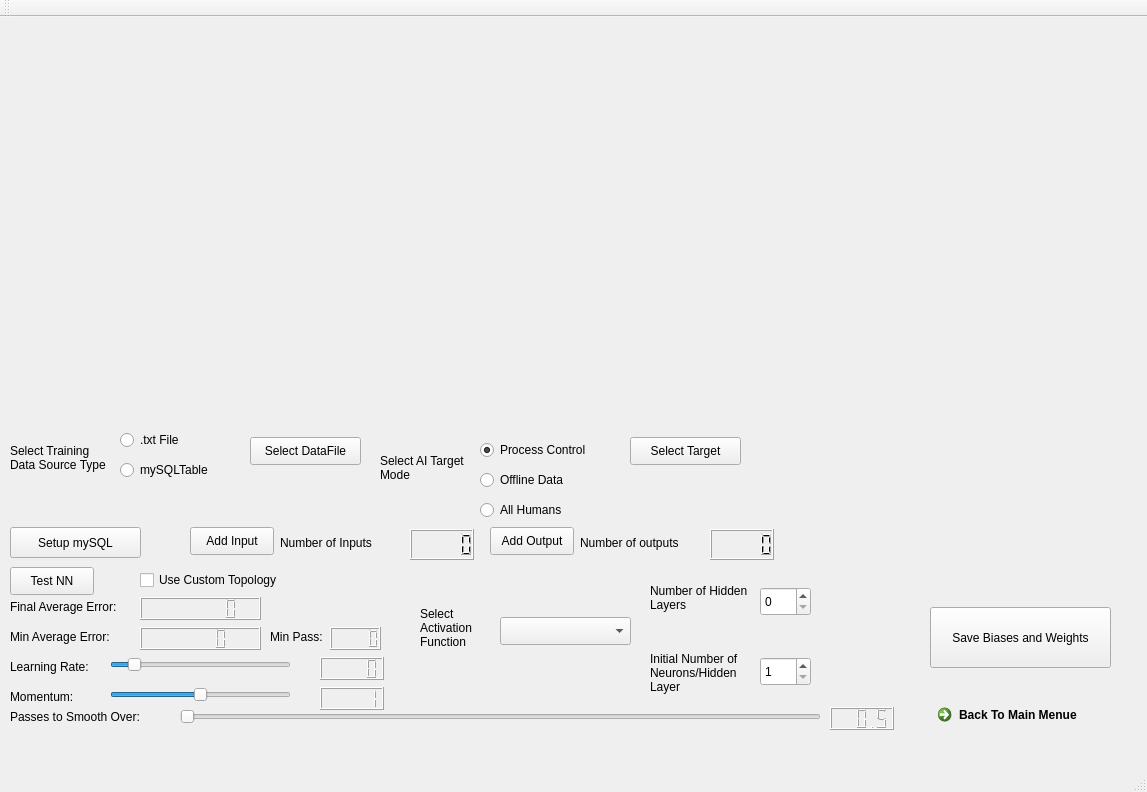
<?xml version="1.0" encoding="UTF-8"?>
<ui version="4.0">
 <class>NNConfigWindow</class>
 <widget class="QMainWindow" name="NNConfigWindow">
  <property name="geometry">
   <rect>
    <x>0</x>
    <y>0</y>
    <width>1147</width>
    <height>792</height>
   </rect>
  </property>
  <property name="windowTitle">
   <string>NNConfigWindow</string>
  </property>
  <widget class="QWidget" name="centralWidget">
   <widget class="QPushButton" name="StartNNButton">
    <property name="geometry">
     <rect>
      <x>10</x>
      <y>550</y>
      <width>84</width>
      <height>28</height>
     </rect>
    </property>
    <property name="text">
     <string>Test NN</string>
    </property>
   </widget>
   <widget class="QCustomPlot" name="NNPlotWidget" native="true">
    <property name="geometry">
     <rect>
      <x>10</x>
      <y>10</y>
      <width>1121</width>
      <height>401</height>
     </rect>
    </property>
   </widget>
   <widget class="QSlider" name="learningRateSlider">
    <property name="geometry">
     <rect>
      <x>110</x>
      <y>640</y>
      <width>181</width>
      <height>16</height>
     </rect>
    </property>
    <property name="contextMenuPolicy">
     <enum>Qt::PreventContextMenu</enum>
    </property>
    <property name="minimum">
     <number>0</number>
    </property>
    <property name="maximum">
     <number>100</number>
    </property>
    <property name="value">
     <number>10</number>
    </property>
    <property name="orientation">
     <enum>Qt::Horizontal</enum>
    </property>
   </widget>
   <widget class="QSlider" name="momentumSlider">
    <property name="geometry">
     <rect>
      <x>110</x>
      <y>670</y>
      <width>181</width>
      <height>16</height>
     </rect>
    </property>
    <property name="maximum">
     <number>100</number>
    </property>
    <property name="value">
     <number>50</number>
    </property>
    <property name="orientation">
     <enum>Qt::Horizontal</enum>
    </property>
   </widget>
   <widget class="QLCDNumber" name="LearningRateLCD">
    <property name="geometry">
     <rect>
      <x>320</x>
      <y>640</y>
      <width>64</width>
      <height>23</height>
     </rect>
    </property>
    <property name="smallDecimalPoint">
     <bool>false</bool>
    </property>
    <property name="value" stdset="0">
     <double>0.000000000000000</double>
    </property>
    <property name="intValue" stdset="0">
     <number>0</number>
    </property>
   </widget>
   <widget class="QLCDNumber" name="MomentumLCD">
    <property name="geometry">
     <rect>
      <x>320</x>
      <y>670</y>
      <width>64</width>
      <height>23</height>
     </rect>
    </property>
    <property name="value" stdset="0">
     <double>1.000000000000000</double>
    </property>
    <property name="intValue" stdset="0">
     <number>1</number>
    </property>
   </widget>
   <widget class="QLabel" name="label">
    <property name="geometry">
     <rect>
      <x>10</x>
      <y>640</y>
      <width>91</width>
      <height>20</height>
     </rect>
    </property>
    <property name="text">
     <string>Learning Rate:</string>
    </property>
   </widget>
   <widget class="QLabel" name="label_2">
    <property name="geometry">
     <rect>
      <x>10</x>
      <y>670</y>
      <width>81</width>
      <height>20</height>
     </rect>
    </property>
    <property name="text">
     <string>Momentum:</string>
    </property>
   </widget>
   <widget class="QLabel" name="label_3">
    <property name="geometry">
     <rect>
      <x>10</x>
      <y>690</y>
      <width>161</width>
      <height>20</height>
     </rect>
    </property>
    <property name="text">
     <string>Passes to Smooth Over:</string>
    </property>
   </widget>
   <widget class="QLCDNumber" name="memoryLCD">
    <property name="geometry">
     <rect>
      <x>830</x>
      <y>690</y>
      <width>64</width>
      <height>23</height>
     </rect>
    </property>
    <property name="value" stdset="0">
     <double>0.500000000000000</double>
    </property>
   </widget>
   <widget class="QSlider" name="memorySlider">
    <property name="geometry">
     <rect>
      <x>180</x>
      <y>690</y>
      <width>641</width>
      <height>20</height>
     </rect>
    </property>
    <property name="minimum">
     <number>1</number>
    </property>
    <property name="maximum">
     <number>1200</number>
    </property>
    <property name="orientation">
     <enum>Qt::Horizontal</enum>
    </property>
    <property name="tickPosition">
     <enum>QSlider::NoTicks</enum>
    </property>
    <property name="tickInterval">
     <number>50</number>
    </property>
   </widget>
   <widget class="QLabel" name="label_4">
    <property name="geometry">
     <rect>
      <x>10</x>
      <y>580</y>
      <width>131</width>
      <height>20</height>
     </rect>
    </property>
    <property name="text">
     <string>Final Average Error:</string>
    </property>
   </widget>
   <widget class="QLCDNumber" name="avgErrorLCD">
    <property name="geometry">
     <rect>
      <x>140</x>
      <y>580</y>
      <width>121</width>
      <height>23</height>
     </rect>
    </property>
    <property name="digitCount">
     <number>7</number>
    </property>
   </widget>
   <widget class="QLabel" name="label_5">
    <property name="geometry">
     <rect>
      <x>10</x>
      <y>610</y>
      <width>131</width>
      <height>20</height>
     </rect>
    </property>
    <property name="text">
     <string>Min Average Error:</string>
    </property>
   </widget>
   <widget class="QLCDNumber" name="minValLCD">
    <property name="geometry">
     <rect>
      <x>140</x>
      <y>610</y>
      <width>121</width>
      <height>23</height>
     </rect>
    </property>
   </widget>
   <widget class="QLabel" name="label_6">
    <property name="geometry">
     <rect>
      <x>270</x>
      <y>610</y>
      <width>63</width>
      <height>20</height>
     </rect>
    </property>
    <property name="text">
     <string>Min Pass:</string>
    </property>
   </widget>
   <widget class="QLCDNumber" name="minPassLCD">
    <property name="geometry">
     <rect>
      <x>330</x>
      <y>610</y>
      <width>51</width>
      <height>23</height>
     </rect>
    </property>
   </widget>
   <widget class="QPushButton" name="pushButton">
    <property name="geometry">
     <rect>
      <x>250</x>
      <y>420</y>
      <width>111</width>
      <height>28</height>
     </rect>
    </property>
    <property name="text">
     <string>Select DataFile</string>
    </property>
   </widget>
   <widget class="QComboBox" name="activationFunctinoComboBox">
    <property name="geometry">
     <rect>
      <x>500</x>
      <y>600</y>
      <width>131</width>
      <height>28</height>
     </rect>
    </property>
   </widget>
   <widget class="QSpinBox" name="hiddenLayersSelector">
    <property name="geometry">
     <rect>
      <x>760</x>
      <y>570</y>
      <width>51</width>
      <height>29</height>
     </rect>
    </property>
   </widget>
   <widget class="QLabel" name="HiddenLayerLabel">
    <property name="geometry">
     <rect>
      <x>650</x>
      <y>560</y>
      <width>101</width>
      <height>41</height>
     </rect>
    </property>
    <property name="text">
     <string>Number of Hidden Layers</string>
    </property>
    <property name="wordWrap">
     <bool>true</bool>
    </property>
   </widget>
   <widget class="QCheckBox" name="customTopologyChkBox">
    <property name="geometry">
     <rect>
      <x>140</x>
      <y>550</y>
      <width>171</width>
      <height>26</height>
     </rect>
    </property>
    <property name="text">
     <string>Use Custom Topology</string>
    </property>
   </widget>
   <widget class="QLabel" name="label_8">
    <property name="geometry">
     <rect>
      <x>420</x>
      <y>580</y>
      <width>81</width>
      <height>61</height>
     </rect>
    </property>
    <property name="text">
     <string>Select Activation Function</string>
    </property>
    <property name="wordWrap">
     <bool>true</bool>
    </property>
   </widget>
   <widget class="QLabel" name="HiddenNeuronLabel">
    <property name="geometry">
     <rect>
      <x>650</x>
      <y>620</y>
      <width>101</width>
      <height>71</height>
     </rect>
    </property>
    <property name="text">
     <string>Initial Number of Neurons/Hidden Layer</string>
    </property>
    <property name="wordWrap">
     <bool>true</bool>
    </property>
   </widget>
   <widget class="QSpinBox" name="initialNeuronsinHiddenLayers">
    <property name="geometry">
     <rect>
      <x>760</x>
      <y>640</y>
      <width>51</width>
      <height>29</height>
     </rect>
    </property>
    <property name="minimum">
     <number>1</number>
    </property>
   </widget>
   <widget class="QRadioButton" name="txtTrainingDataType">
    <property name="geometry">
     <rect>
      <x>120</x>
      <y>410</y>
      <width>106</width>
      <height>26</height>
     </rect>
    </property>
    <property name="text">
     <string>.txt File</string>
    </property>
   </widget>
   <widget class="QRadioButton" name="mySQLTrainingDataSourceType">
    <property name="geometry">
     <rect>
      <x>120</x>
      <y>440</y>
      <width>106</width>
      <height>26</height>
     </rect>
    </property>
    <property name="text">
     <string>mySQLTable</string>
    </property>
   </widget>
   <widget class="QLabel" name="HiddenNeuronLabel_2">
    <property name="geometry">
     <rect>
      <x>10</x>
      <y>410</y>
      <width>101</width>
      <height>61</height>
     </rect>
    </property>
    <property name="text">
     <string>Select Training Data Source Type</string>
    </property>
    <property name="wordWrap">
     <bool>true</bool>
    </property>
   </widget>
   <widget class="QPushButton" name="setupPushButton">
    <property name="geometry">
     <rect>
      <x>10</x>
      <y>510</y>
      <width>131</width>
      <height>31</height>
     </rect>
    </property>
    <property name="text">
     <string>Setup mySQL</string>
    </property>
   </widget>
   <widget class="QPushButton" name="addInputPushButton">
    <property name="geometry">
     <rect>
      <x>190</x>
      <y>510</y>
      <width>84</width>
      <height>28</height>
     </rect>
    </property>
    <property name="text">
     <string>Add Input</string>
    </property>
   </widget>
   <widget class="QPushButton" name="addOutputPushButton">
    <property name="geometry">
     <rect>
      <x>490</x>
      <y>510</y>
      <width>84</width>
      <height>28</height>
     </rect>
    </property>
    <property name="text">
     <string>Add Output</string>
    </property>
   </widget>
   <widget class="QLabel" name="addInputLabel">
    <property name="geometry">
     <rect>
      <x>280</x>
      <y>510</y>
      <width>121</width>
      <height>31</height>
     </rect>
    </property>
    <property name="text">
     <string>Number of Inputs</string>
    </property>
    <property name="wordWrap">
     <bool>true</bool>
    </property>
   </widget>
   <widget class="QLabel" name="addOutputLabel">
    <property name="geometry">
     <rect>
      <x>580</x>
      <y>510</y>
      <width>131</width>
      <height>31</height>
     </rect>
    </property>
    <property name="text">
     <string>Number of outputs</string>
    </property>
    <property name="wordWrap">
     <bool>true</bool>
    </property>
   </widget>
   <widget class="QLCDNumber" name="addInputLCD">
    <property name="geometry">
     <rect>
      <x>410</x>
      <y>512</y>
      <width>64</width>
      <height>31</height>
     </rect>
    </property>
   </widget>
   <widget class="QLCDNumber" name="addOutputLCD">
    <property name="geometry">
     <rect>
      <x>710</x>
      <y>512</y>
      <width>64</width>
      <height>31</height>
     </rect>
    </property>
   </widget>
   <widget class="QPushButton" name="saveBiasesandWeights">
    <property name="geometry">
     <rect>
      <x>930</x>
      <y>590</y>
      <width>181</width>
      <height>61</height>
     </rect>
    </property>
    <property name="text">
     <string>Save Biases and Weights</string>
    </property>
   </widget>
   <widget class="QPushButton" name="SelectTarget">
    <property name="geometry">
     <rect>
      <x>630</x>
      <y>420</y>
      <width>111</width>
      <height>28</height>
     </rect>
    </property>
    <property name="text">
     <string>Select Target</string>
    </property>
   </widget>
   <widget class="QLabel" name="targetmodeLabel">
    <property name="geometry">
     <rect>
      <x>380</x>
      <y>420</y>
      <width>101</width>
      <height>61</height>
     </rect>
    </property>
    <property name="text">
     <string>Select AI Target Mode</string>
    </property>
    <property name="wordWrap">
     <bool>true</bool>
    </property>
   </widget>
   <widget class="QRadioButton" name="OPCSelect">
    <property name="geometry">
     <rect>
      <x>480</x>
      <y>420</y>
      <width>141</width>
      <height>26</height>
     </rect>
    </property>
    <property name="text">
     <string>Process Control</string>
    </property>
    <property name="checked">
     <bool>true</bool>
    </property>
   </widget>
   <widget class="QRadioButton" name="offlineSelect">
    <property name="geometry">
     <rect>
      <x>480</x>
      <y>450</y>
      <width>106</width>
      <height>26</height>
     </rect>
    </property>
    <property name="text">
     <string>Offline Data</string>
    </property>
   </widget>
   <widget class="QRadioButton" name="mySQLTargetSelect">
    <property name="geometry">
     <rect>
      <x>480</x>
      <y>480</y>
      <width>106</width>
      <height>26</height>
     </rect>
    </property>
    <property name="text">
     <string>All Humans</string>
    </property>
   </widget>
   <widget class="QCommandLinkButton" name="commandLinkButton">
    <property name="geometry">
     <rect>
      <x>930</x>
      <y>680</y>
      <width>181</width>
      <height>41</height>
     </rect>
    </property>
    <property name="text">
     <string>Back To Main Menue</string>
    </property>
   </widget>
  </widget>
  <widget class="QMenuBar" name="menuBar">
   <property name="geometry">
    <rect>
     <x>0</x>
     <y>0</y>
     <width>1147</width>
     <height>25</height>
    </rect>
   </property>
  </widget>
  <widget class="QToolBar" name="mainToolBar">
   <attribute name="toolBarArea">
    <enum>TopToolBarArea</enum>
   </attribute>
   <attribute name="toolBarBreak">
    <bool>false</bool>
   </attribute>
  </widget>
  <widget class="QStatusBar" name="statusBar"/>
 </widget>
 <layoutdefault spacing="6" margin="11"/>
 <customwidgets>
  <customwidget>
   <class>QCustomPlot</class>
   <extends>QWidget</extends>
   <header>qcustomplot.h</header>
   <container>1</container>
  </customwidget>
 </customwidgets>
 <resources/>
 <connections/>
</ui>
